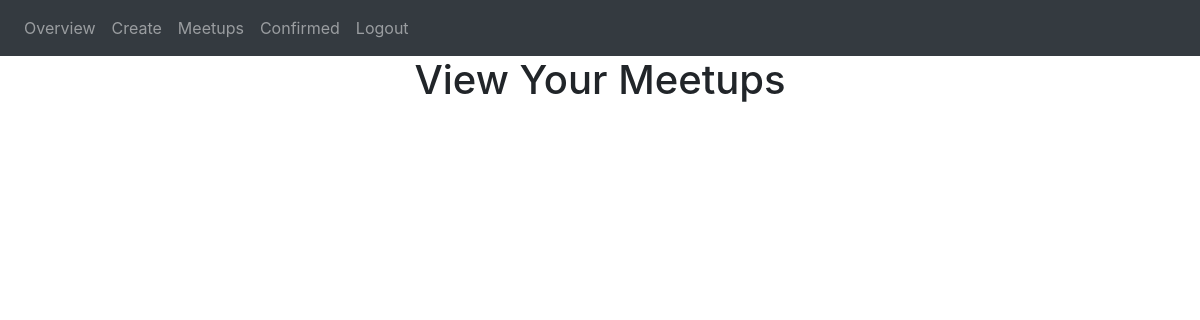
The app's page /view_meetups (signed in), older data.
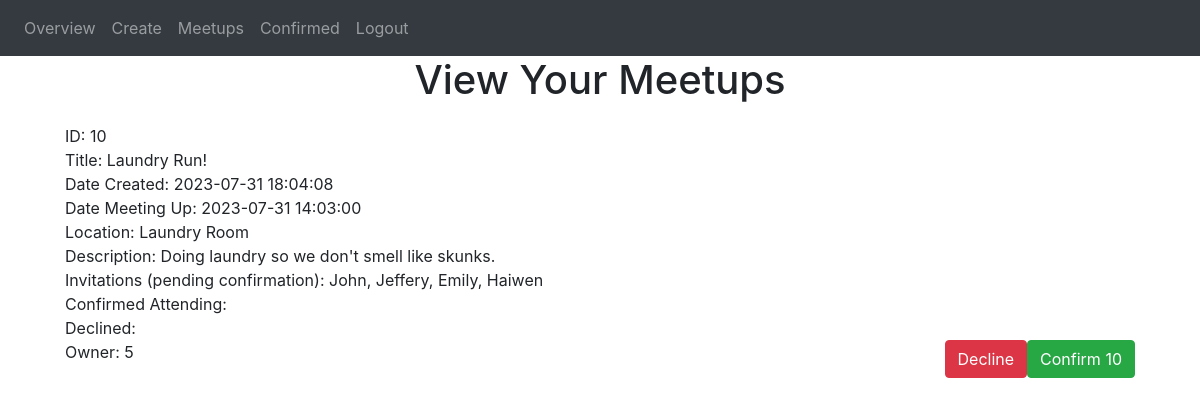
The same page, newer data.
### website/models.py (models this page shows)
class Meetup(db.Model):
    id = db.Column(db.Integer, primary_key=True)
    date_created = db.Column(db.DateTime(timezone=True), default=func.now()) # gets current date and time, store it as date
    date_meetup = db.Column(db.DateTime)
    title = db.Column(db.String(10000))
    location = db.Column(db.String(10000))
    description = db.Column(db.String(10000))
    invitations = db.Column(db.String(10000))
    confirmed = db.Column(db.String(10000))
    declined = db.Column(db.String(10000))
    owner = db.Column(db.Integer)

### website/views.py (the view)
@views.route('/view_meetups', methods=['GET', 'POST']) #decorator: whenever you go to the / URL, whatever in hom() will run
@login_required
def view_meetups():
    invites = ""
    confirmation = ""
    confirmSearch = " " + str(current_user.id) + " "
    firstInv = True
    firstConf = True
    for meetup in current_user.meetups:
        invites = invites + "   "
        confirmation = confirmation + "   "
        firstInv = True
        firstConf = True
        for user in meetup.user:
            userSearch = " " + str(user.id) + " "
            if meetup.confirmed.find(userSearch)  != -1:
                if firstConf:
                    confirmation  = confirmation + user.first_name
                    firstConf = False
                else:
                    confirmation  = confirmation + ", " + user.first_name
            else:
                if firstInv:
                    invites  = invites + user.first_name
                    firstInv = False
                else:
                    invites  = invites + ", " + user.first_name
    inviteList = invites.split("   ")
    confirmationList = confirmation.split("   ")
    return render_template("view_meetups.html", user=current_user, inviteList = inviteList, confirmSearch = confirmSearch, confirmationList = confirmationList)

### website/__init__.py (called while the page is built)
@login_manager.user_loader
def load_user(id):
    return User.query.get(int(id))

### website/templates/view_meetups.html
{% extends "base.html" %} {% block title %}View Meetups{% endblock %} {% block
content %}
<h1 align="center">View Your Meetups</h1>
<ul class="list-group list-group-flush" id="notes">
  {% set ns = namespace(inviteNumber=1) %}
  {% for meetup in user.meetups: %}
  {%if meetup.confirmed.find(confirmSearch) == -1%}
  <li class="list-group-item">
    ID: {{meetup.id}}<br />
    Title: {{ meetup.title }}<br />
    Date Created: {{ meetup.date_created }}<br />
    Date Meeting Up: {{ meetup.date_meetup}}<br />
    Location: {{meetup.location}}<br />
    Description: {{meetup.description}}<br />
    Invitations (pending confirmation): {{inviteList[ns.inviteNumber]}}<br />
    Confirmed Attending: {{confirmationList[ns.inviteNumber]}}<br />
    Declined: {{meetup.declined}}<br />
    Owner: {{meetup.owner}}
    <button
      type="button"
      class="btn btn-success float-right"
      onClick="confirmMeetup({{meetup.id}})"
    >
      <span aria-hidden="true">Confirm {{meetup.id}}</span>
    </button>
    {% if user.id == meetup.owner %}
    <button
      type="button"
      class="btn btn-success float-right"
      data-toggle="modal"
      data-target={{"#inviteModal" + meetup.id|string}}
    >
      <span aria-hidden="true">Invite{{meetup.id}}</span>
      {{"#inviteModal" + meetup.id|string}}
    </button>
    <div
      class="modal fade"
      id={{"inviteModal" + meetup.id|string}}
      tabindex="-1"
      role="dialog"
      aria-labelledby="inviteModal"
      aria-hidden="true"
    >
      <div class="modal-dialog" role="document">
        <div class="modal-content">
          <div class="modal-header">
            <h5 class="modal-title" id="inviteModalLabel">Invite</h5>
            <button
              type="button"
              class="close"
              data-dismiss="modal"
              aria-label="Close"
            >
              <span aria-hidden="true">&times;</span>
            </button>
          </div>
          <div class="modal-body">
            <form onkeydown="return event.key != 'Enter';">
              <div class="form-group">
                <label for={{"invite-user" + meetup.id|string}} class="col-form-label"
                  >Please enter the emails of additionally users you would like to invite seperated by a space: {{meetup.id}}</label
                >
                <input type="text" class="form-control" id={{"invite-user" + meetup.id|string}} placeholder="e.g. Bob72@gmail.com Stacy6@hotmail John77@gmail.com"/>
              </div>
            </form>
          </div>
          <div class="modal-footer">
            <button
              type="button"
              class="btn btn-secondary"
              data-dismiss="modal"
              aria-label="Close"
            >
              Close
            </button>
            <button
              type="button"
              class="btn btn-primary"
              onClick="invite({{meetup.id}}, '/view_meetups')"
              data-dismiss="modal"
              aria-label="Confirm"
            >
              Confirm
            </button>
          </div>
        </div>
      </div>
    </div>
    <button
      type="button"
      class="btn btn-warning float-right"
      data-toggle="modal"
      data-target={{"#ownerModal" + meetup.id|string}}
    >
      <span aria-hidden="true">Transfer Ownership</span>
    </button>
    <div
      class="modal fade"
      id={{"ownerModal" + meetup.id|string}}
      tabindex="-1"
      role="dialog"
      aria-labelledby="ownerModal"
      aria-hidden="true"
    >
      <div class="modal-dialog" role="document">
        <div class="modal-content">
          <div class="modal-header">
            <h5 class="modal-title" id="ownerModalLabel">Transfer Ownership</h5>
            <button
              type="button"
              class="close"
              data-dismiss="modal"
              aria-label="Close"
            >
              <span aria-hidden="true">&times;</span>
            </button>
          </div>
          <div class="modal-body">
            <form onkeydown="return event.key != 'Enter';">
              <div class="form-group">
                <label for={{"new-owner" + meetup.id|string}} class="col-form-label"
                  >New Owner Email: {{meetup.id}}</label
                >
                <input type="text" class="form-control" id={{"new-owner" + meetup.id|string}} />
              </div>
            </form>
          </div>
          <div class="modal-footer">
            <button
              type="button"
              class="btn btn-secondary"
              data-dismiss="modal"
              aria-label="Close"
            >
              Close
            </button>
            <button
              type="button"
              class="btn btn-primary"
              onClick="newOwner({{meetup.id}}, '/view_meetups')"
              data-dismiss="modal"
              aria-label="Confirm"
            >
              Confirm
            </button>
          </div>
        </div>
      </div>
    </div>
    <button
      type="button"
      class="btn btn-danger float-right"
      onClick="deleteMeetup({{meetup.id}}, '/view_meetups')"
    >
      <span aria-hidden="true">Delete</span>
    </button>
    {% else %}
    <button
      type="button"
      class="btn btn-danger float-right"
      onClick="declineMeetup({{meetup.id}}, '/view_meetups')"
    >
      <span aria-hidden="true">Decline</span>
    </button>
    {% endif %}
  </li>
  {% endif %} {% set ns.inviteNumber = ns.inviteNumber+1 %} {% endfor %}
</ul>
{% endblock %}

### website/templates/base.html (shortened to what this page needs)
<!DOCTYPE html>
<html>
  <head>
    <link
      rel="stylesheet"
      href="https://stackpath.bootstrapcdn.com/bootstrap/4.4.1/css/bootstrap.min.css"
    />
    <link
      rel="stylesheet"
      href="https://stackpath.bootstrapcdn.com/font-awesome/4.7.0/css/font-awesome.min.css"
    />
  </head>
  <body>
    <nav class="navbar navbar-expand-lg navbar-dark bg-dark">
      <div class="collapse navbar-collapse" id="navbar">
        <div class="navbar-nav">
          {% if user.is_authenticated %}
          <a class="nav-item nav-link" id="overview" href="/">Overview</a>
          <a class="nav-item nav-link" id="create" href="/create">Create</a>
          <a class="nav-item nav-link" id="view_meetups" href="/view_meetups">Meetups</a>
          <a class="nav-item nav-link" id="confirmed" href="/confirmed">Confirmed</a>
          <a class="nav-item nav-link" id="logout" href="/logout">Logout</a>
          {% else %}
          <a class="nav-item nav-link" id="howTo" href="/how-to">How To</a>
          <a class="nav-item nav-link" id="signUp" href="/sign-up">Sign Up</a>
          <a class="nav-item nav-link" id="login" href="/login">Login</a>
          {%  endif %}
        </div>
      </div>
    </nav>
    <div class="container">{% block content %} {% endblock %}</div>
  </body>
</html>

Row changes from the older to the newer data that the page shows:
added Meetup: id "10", title "Laundry Run!", date_created "2023-07-31 18:04:08", date_meetup "2023-07-31 14:03:00", location "Laundry Room", description "Doing laundry so we don't smell like skunks.", inviteList "John, Jeffery, Emily, Haiwen", owner "5"
